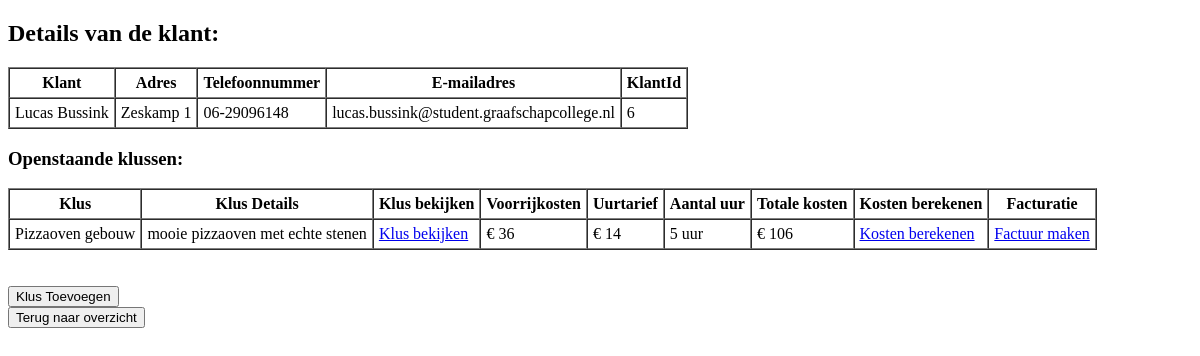
Before: /bekijkpagina.php?id=6 with the older database file.
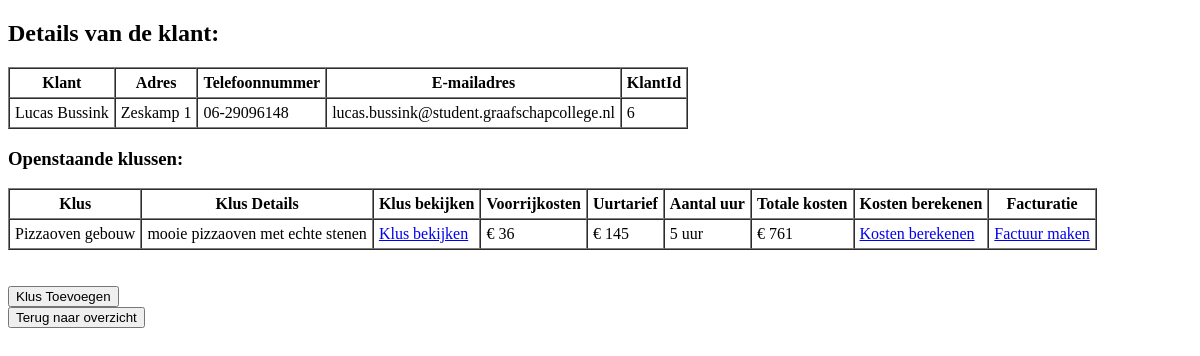
After: the same page with the newer database file.
### tables this page shows
CREATE TABLE `klusdetails` (
  `KlusId` int(10) NOT NULL,
  `klant` varchar(100) DEFAULT NULL,
  `Klus` varchar(100) DEFAULT NULL,
  `DetailsKlus` varchar(250) DEFAULT NULL,
  `klantId` int(100) DEFAULT NULL,
  `urenGewerkt` float(50,2) DEFAULT NULL,
  `totaalBedrag` float(65,2) DEFAULT NULL,
  `uurTarief` float(15,2) DEFAULT NULL,
  `voorrijkosten` float(20,2) DEFAULT NULL,
  `Betaald` tinyint(1) DEFAULT NULL,
  `gefactureerd` tinyint(1) NOT NULL,
  `adresId` int(11) DEFAULT NULL,
  `VooraadId` int(20) NOT NULL
);

CREATE TABLE `klanten` (
  `klantId` int(11) NOT NULL,
  `klant` varchar(50) NOT NULL,
  `adres` varchar(50) NOT NULL,
  `telefoonnummer` varchar(50) NOT NULL,
  `e-mailadres` varchar(100) NOT NULL,
  `opmerking` varchar(250) NOT NULL
);

### src/klant.php (called while the page is built, shortened)
<?php
include_once 'database.php';
class Klant extends Database
{
  public function geefKlantOpId($id)
  {
    $query = "SELECT
        k.klant AS naam,
        k.adres AS adres,
        k.telefoonnummer AS telefoon,
        k.`e-mailadres` AS email,
        k.klantId AS klantId,
        d.klus AS klus,
        d.detailsKlus AS detailsKlus,
        d.KlusId AS klusId,
        d.totaalBedrag AS totaalBedrag,
        d.urenGewerkt AS urenGewerkt,
        d.uurTarief AS uurTarief,
        d.voorrijkosten AS voorrijkosten,
        d.Betaald AS Betaald,
        d.gefactureerd AS gefactureerd
    FROM klanten AS k
    LEFT JOIN klusdetails AS d
        ON d.klantId = k.klantId
    WHERE k.klantId = ?;";
    $params = [$id];
    return parent::voerQueryUit($query, $params);
  }
}

### src/database.php (called while the page is built, shortened)
<?php
class Database
{
    private $connectie;
    public function __construct()
    {
        $this->connectie = new PDO("mysql:host=" . DB_HOST . ";dbname=" . DB_NAME . ";charset=utf8", DB_USER, DB_PASS);
    }
    public function voerQueryUit($query, $params = [])
    {
        $statement = $this->connectie->prepare($query);
        $statement->execute($params);
        if (str_contains($query, 'SELECT')) {
            $result = $statement->fetchAll(PDO::FETCH_ASSOC);
            return $result;
        } else {
            $result = $statement->rowCount();
            return $result;
        }
    }
}

### public/bekijkpagina.php (the view, shortened to what this page needs)
<?php
require_once('../src/klant.php');
$id = $_GET['id'] ?? null;
$klant = new Klant();
$klantGegevens = $klant->geefKlantOpId($id);
$nietGefactureerd = [];
$gefactureerd = [];
$betaald = [];
foreach ($klantGegevens as $klus) {
    if ($klus['klus'] !== null) {
        if (!empty($klus['gefactureerd']) && !empty($klus['Betaald'])) {
            $betaald[] = $klus;
        } elseif (!empty($klus['gefactureerd'])) {
            $gefactureerd[] = $klus;
        } else {
            $nietGefactureerd[] = $klus;
        }
    }
}
$heeftKlus = false;
$heeftKosten = false;
foreach ($klantGegevens as $klus) {
    if ($klus['klus'] !== null) {
        $heeftKlus = true;
        if (!empty($klus['totaalBedrag'])) {
            $heeftKosten = true;
        }
    }
}
?>
<!DOCTYPE html>
<html lang="nl">
<head>
</head>
<body>
    <h2>Details van de klant:</h2>
    <table border="1" cellpadding="5" cellspacing="0">
        <tr>
            <th>Klant</th>
            <th>Adres</th>
            <th>Telefoonnummer</th>
            <th>E-mailadres</th>
            <th>KlantId</th>
        </tr>
        <tr>
            <td><?= $klantGegevens[0]['naam'] ?></td>
            <td><?= $klantGegevens[0]['adres'] ?></td>
            <td><?= $klantGegevens[0]['telefoon'] ?></td>
            <td><?= $klantGegevens[0]['email'] ?></td>
            <td><?= $klantGegevens[0]['klantId'] ?></td>
        </tr>
    </table>
    <?php if ($heeftKlus): ?>
        <?php if (count($nietGefactureerd) > 0): ?>
        <h3>Openstaande klussen:</h3>
        <table border="1" cellpadding="5" cellspacing="0">
            <tr>
                <th>Klus</th>
                <th>Klus Details</th>
                <th>Klus bekijken</th>
                <?php if ($heeftKosten): ?>
                    <th>Voorrijkosten</th>
                    <th>Uurtarief</th>
                    <th>Aantal uur</th>
                    <th>Totale kosten</th>
                <?php endif; ?>
                <th>Kosten berekenen</th>
                <th>Facturatie</th>
            </tr>
            <?php foreach ($nietGefactureerd as $klus): ?>
                <tr>
                    <td><?= $klus['klus'] ?></td>
                    <td><?= mb_strimwidth($klus['detailsKlus'], 0, 50, '...') ?></td>
                    <td><a href="klusBekijken.php?id=<?= urlencode($klus['klusId']) ?>&klantId=<?= urlencode($klus['klantId']) ?>">Klus bekijken</a></td>
                    <?php if ($heeftKosten): ?>
                        <td><?= !empty($klus['voorrijkosten']) ? "€ {$klus['voorrijkosten']}" : '' ?></td>
                        <td><?= !empty($klus['uurTarief']) ? "€ {$klus['uurTarief']}" : '' ?></td>
                        <td><?= !empty($klus['urenGewerkt']) ? "{$klus['urenGewerkt']} uur" : '' ?></td>
                        <td><?= !empty($klus['totaalBedrag']) ? "€ {$klus['totaalBedrag']}" : '' ?></td>
                    <?php endif; ?>
                    <td><a href="kostenberekenen.php?id=<?= urlencode($klus['klantId']) ?>&klusId=<?= urlencode($klus['klusId']) ?>">Kosten berekenen</a></td>
                    <td>
                        <a href="factuurAanmaken.php?id=<?= urlencode($klus['klantId']) ?>&klusId=<?= urlencode($klus['klusId']) ?>">Factuur maken</a>
                    </td>
                </tr>
            <?php endforeach; ?>
        </table>
        <br>
        <?php endif; ?>
    <?php endif; ?>
    <br>
    <form action="klusToevoegen.php" method="get">
        <input type="submit" value="Klus Toevoegen">
    </form>
    <form action="index.php">
        <input type="submit" value="Terug naar overzicht">
    </form>
</body>
</html>

Changed rows visible on the page:
changed klusdetails "Pizzaoven gebouw": uurTarief "14" → "145"; totaalBedrag "106" → "761"
